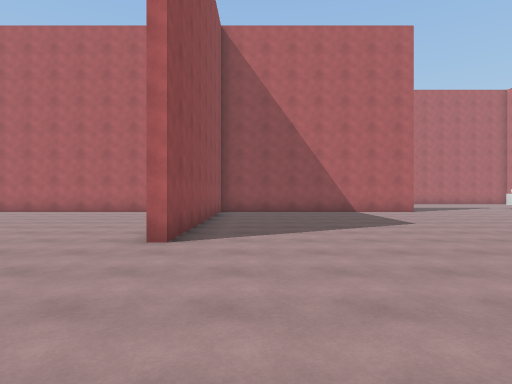
[1] (above)

24 first-person views from a walk through a 3-D level made in the Unity game engine. The camera is 1.5 m above the floor, looks level and sees 75° across. The floor is counted in squares, 2 m on a side. Each view is taken from the middle of a square. On the plan, view 1 faces up. The plan holds only what a view shows up to about 11 squares ahead; the rest is blank. The place goes on beyond the plan. The player is left out. Surface patterns are stand-ins for the level's own textures.

[2]
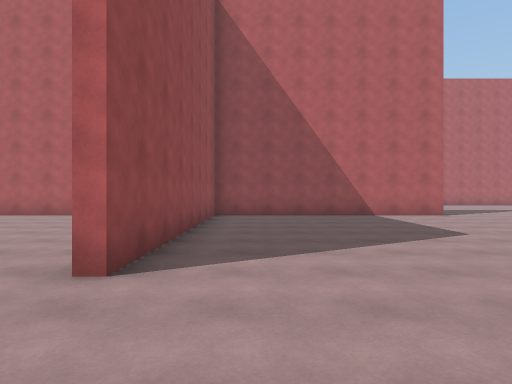

[3]
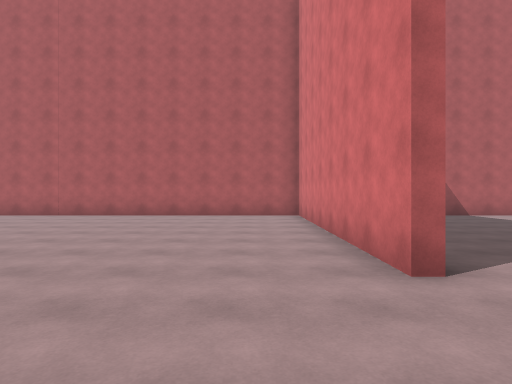

[4]
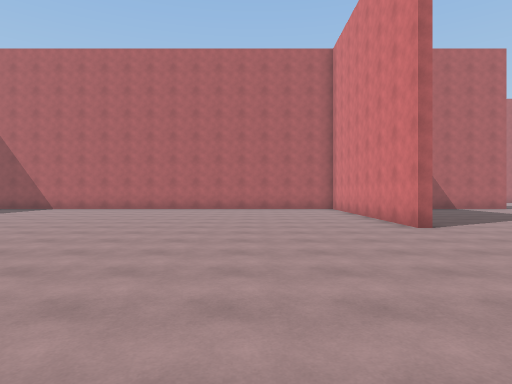

[5]
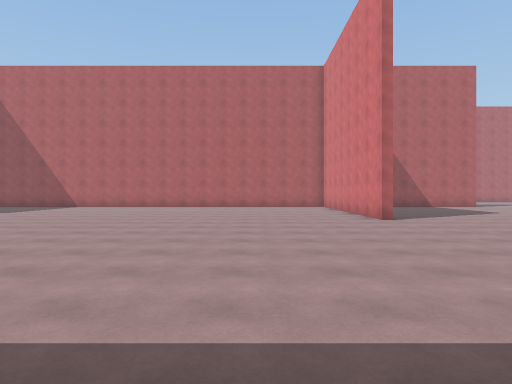

[6]
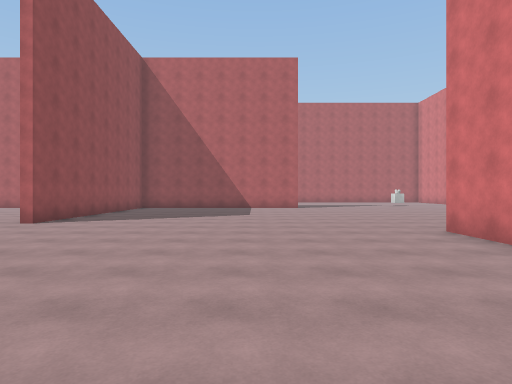

[7]
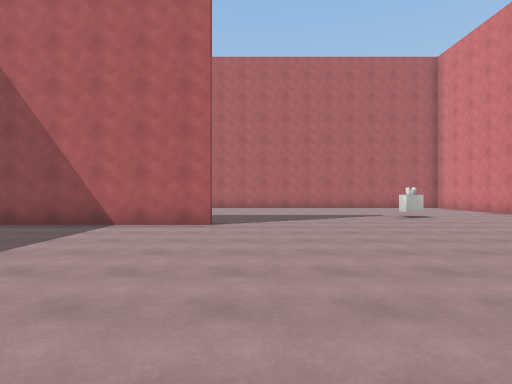

[8]
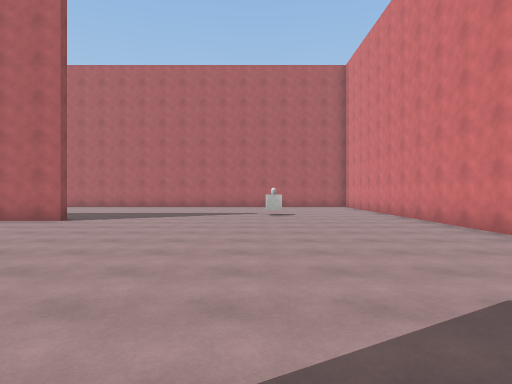

[9]
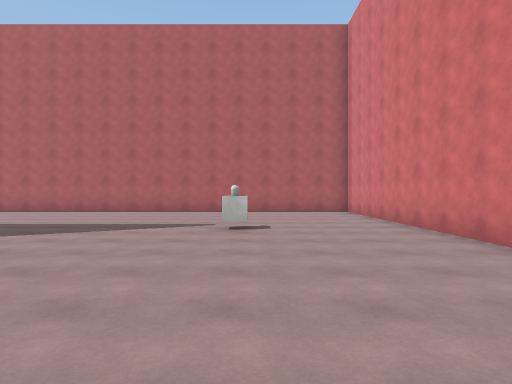

[10]
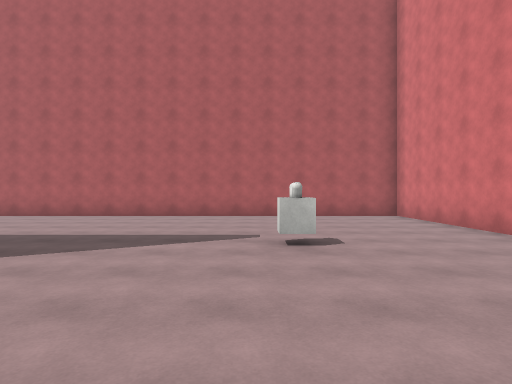

[11]
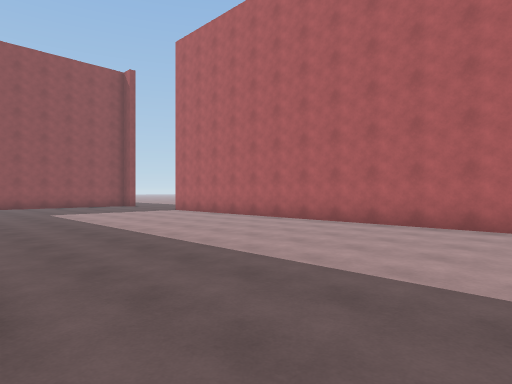

[12]
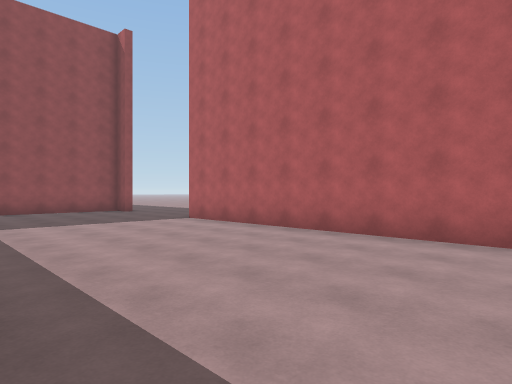

[13]
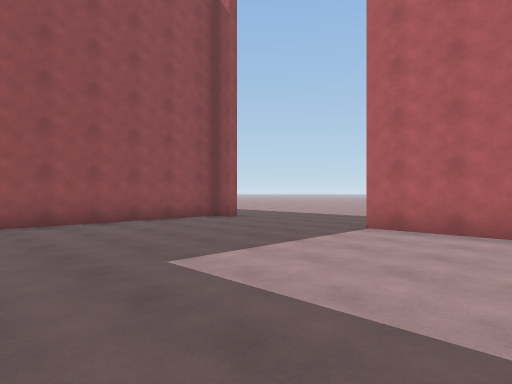

[14]
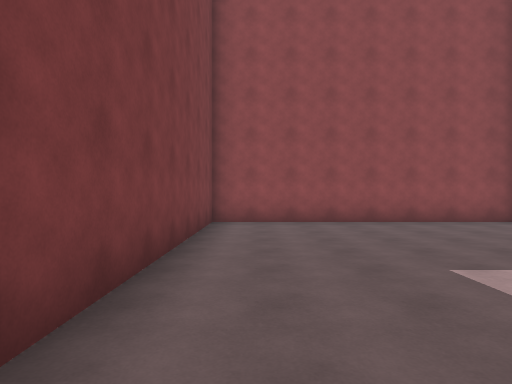

[15]
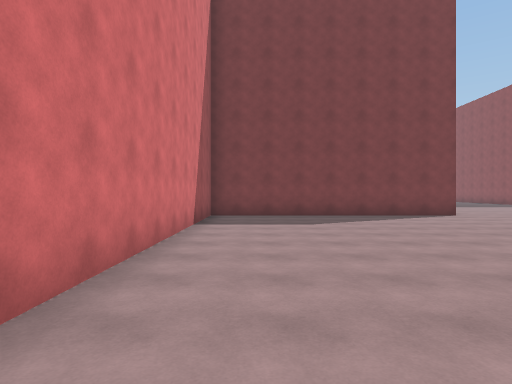

[16]
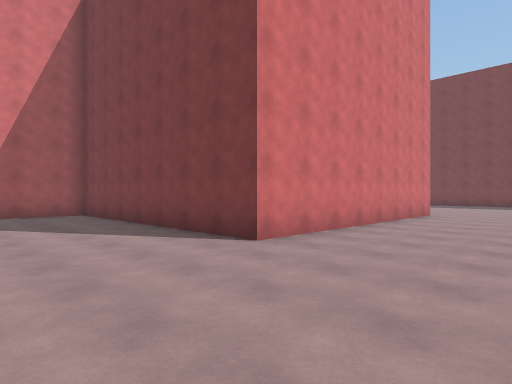

[17]
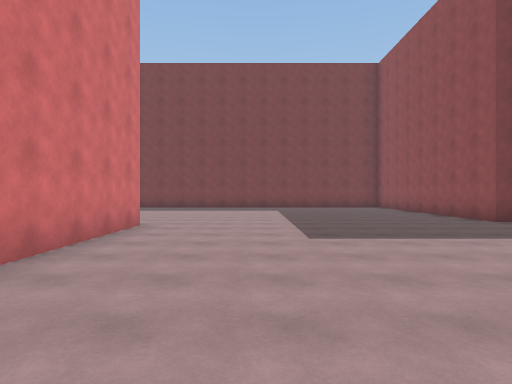

[18]
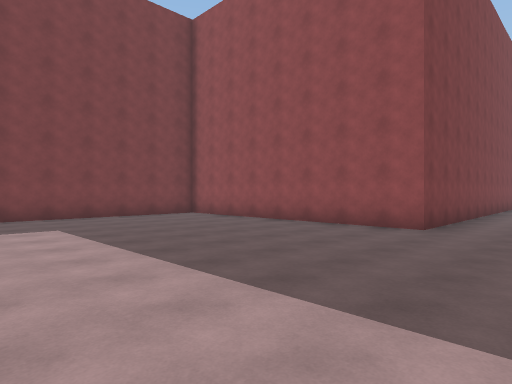

[19]
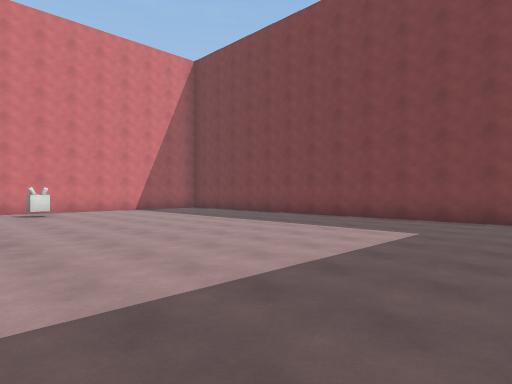

[20]
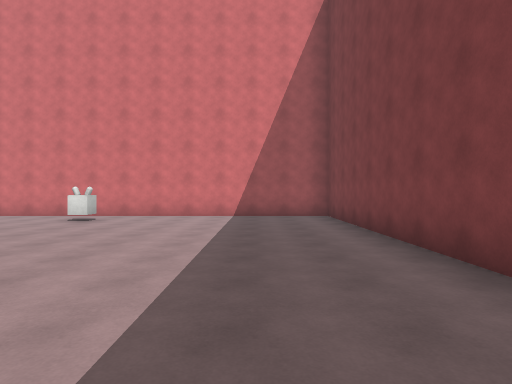

[21]
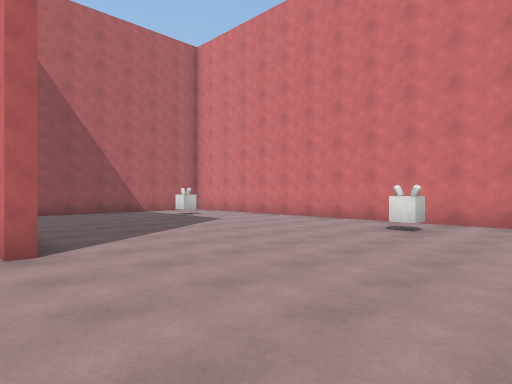

[22]
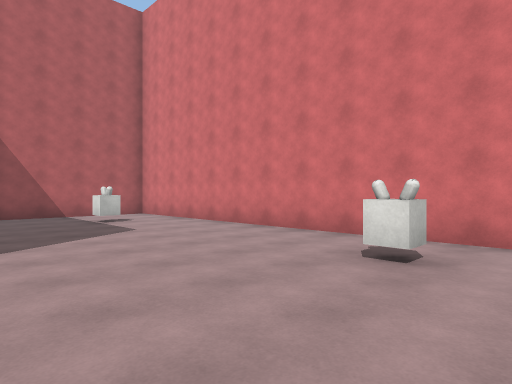

[23]
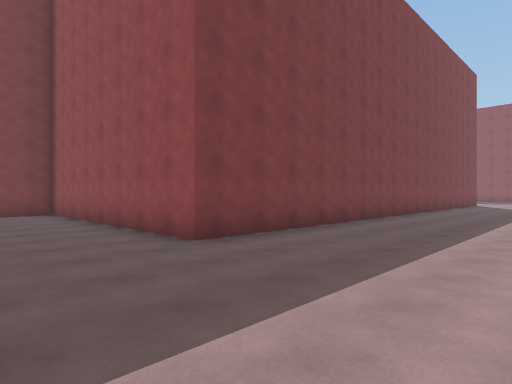

[24]
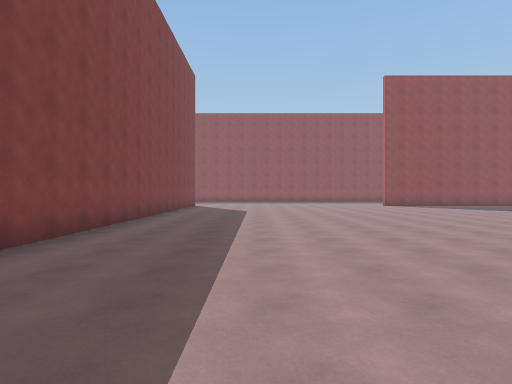

### Floor plan
Points are (right, up) in squares from view 1. A wall is a line through its corners. A room is listed if a view was taken in it or the views show most of it. See-through windows are left out.
Room 1 (views 1, 2, 3, 4, 5, 6, 7, 8, 9, 10, 11, 12, 13, 14, 15, 16, 17, 18, 19, 20, 21, 22, 23, 24)
walls: (-1.6, 4.9) (-1.6, 12.6) (-11.1, 12.6); (6, 12.6) (-1.3, 12.6) (-1.3, 4.9); (7.6, -4.6) (7.6, 3.4) (15.4, 3.4) (15.4, 20.5) (-4.2, 20.5); (14.5, 3) (9.5, 3); (-12, -5.3) (-1, -5.3) (-1, -13.2) (15.4, -13.2) (15.4, 2.1); (-9.3, 20.5) (-9.3, 12.9) (-2.4, 12.9)
objects: other object (12, 15); other object (13, 1); other object (14, -6)

Positions as (right, up) in squares from view 1, and headings:
1: (0, 0), facing up
2: (0, 2), facing up
3: (-3, 2), facing up
4: (-5, -2), facing up
5: (-5, -4), facing up
6: (4, -3), facing up
7: (7, 5), facing up
8: (11, 4), facing up
9: (12, 8), facing up
10: (11, 10), facing up
11: (8, 13), facing up-left
12: (4, 15), facing up-left
13: (-1, 14), facing up-left
14: (-1, 14), facing left
15: (14, 14), facing down
16: (4, 7), facing down-right
17: (5, 3), facing down
18: (6, -3), facing down-left
19: (2, -4), facing down-right
20: (5, -11), facing right
21: (7, -9), facing up-right
22: (10, -8), facing up-right
23: (2, -1), facing down-left
24: (-1, -2), facing left
